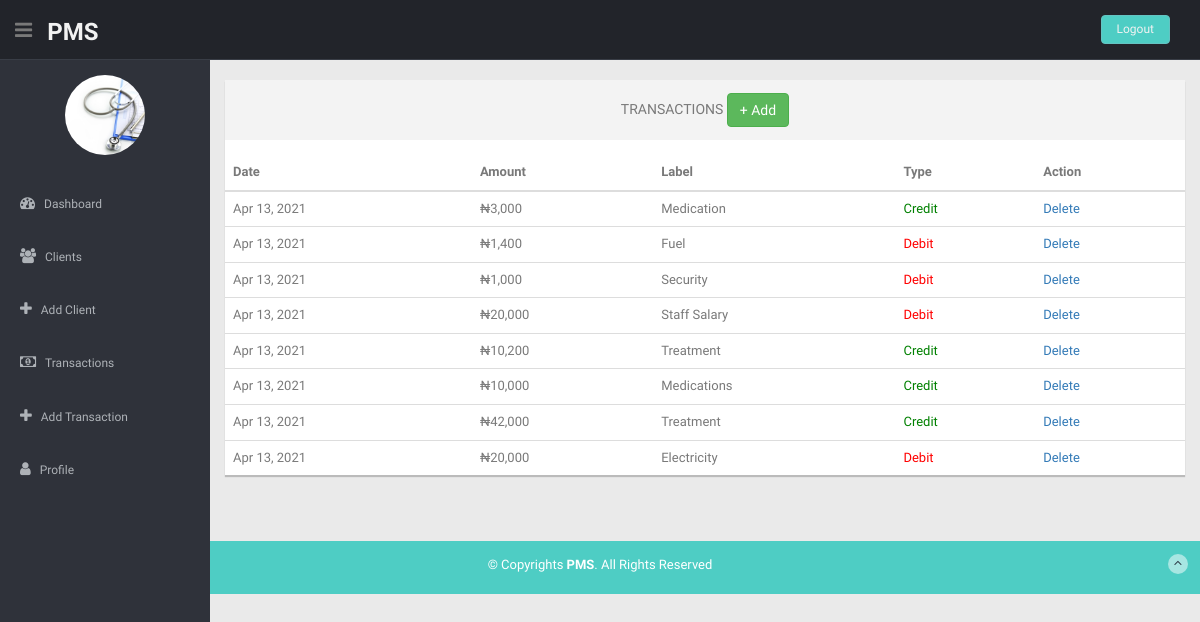
Page /dashboard/transactions.php (signed in) on the committed database.
### tables this page shows
CREATE TABLE `transactions` (
  `id` int(11) NOT NULL,
  `user_id` varchar(50) DEFAULT NULL,
  `label` varchar(100) NOT NULL,
  `amount` varchar(100) NOT NULL,
  `type` enum('Credit','Debit') DEFAULT NULL,
  `date_added` timestamp NULL DEFAULT current_timestamp()
);

### dashboard/controllers/transactions.php (the view, shortened to what this page needs)
<?php
include_once("config/index.php");
$user_id = $amount = $type = $label = "";
$user_id = $_SESSION['username'];
?>
<?php
$trans_rec = "";
$sql = "SELECT amount, label, type, date_added, id FROM transactions WHERE user_id = '$user_id' ORDER BY id DESC LIMIT 100";
if ($result = $con -> query($sql)) {
  while ($row = $result -> fetch_row()) {
    if($row[2] == 'Debit')
    {
      $type = '<font style="color:red;">'.$row[2].'</font>';
    }
    else
    {
      $type = '<font style="color:green;">'.$row[2].'</font>';
    }
    $trans_rec .= '<tr>
    <td>'.date('M d, Y', strtotime($row[3])).'</td>
      <td>&#8358;'.number_format($row[0]).'</td>
      <td>'.$row[1].'</td>
      <td>'.$type.'</td>
      <td><a href="transactions.php?id='.$row[4].'">Delete</a></td>
    </tr>';
  }
}
?>

### dashboard/css/style.css (style rules this page uses)
body { color: #797979; background: #eaeaea; font-family: 'Ruda', sans-serif; padding: 0px !important; margin: 0px !important; font-size:13px; }
a, a:hover, a:focus { text-decoration: none; outline: none; }

### rows in the picture
transactions: date_added "Apr 13, 2021", amount "3,000", label "Medication", type "Credit"
transactions: date_added "Apr 13, 2021", amount "1,400", label "Fuel", type "Debit"
transactions: date_added "Apr 13, 2021", amount "1,000", label "Security", type "Debit"
transactions: date_added "Apr 13, 2021", amount "20,000", label "Staff Salary", type "Debit"
transactions: date_added "Apr 13, 2021", amount "10,200", label "Treatment", type "Credit"
transactions: date_added "Apr 13, 2021", amount "10,000", label "Medications", type "Credit"
transactions: date_added "Apr 13, 2021", amount "42,000", label "Treatment", type "Credit"
transactions: date_added "Apr 13, 2021", amount "20,000", label "Electricity", type "Debit"
